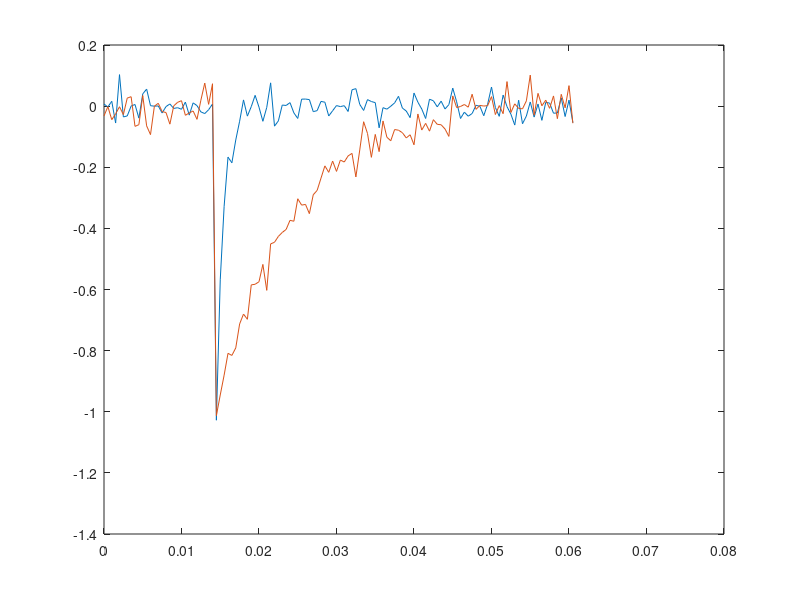
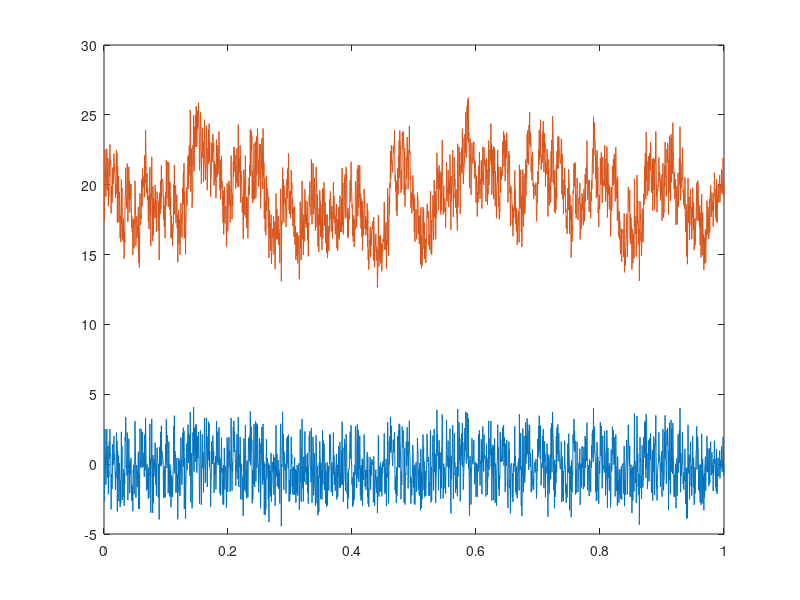

Source code (MATLAB) for these figures, in order: (Note: this script raises an error after producing the figures.)
%% Critical slowing example
%create noisy signal
dt = 0.0005;
Tsamp = 1/dt; 
rng(1); %repeatable
y = randn(1,Tsamp);
Y1 = y; Y2 = y;
x = dt:dt:dt*Tsamp;

[pks, a] = findpeaks(abs(y), 'MinPeakHeight', 0.5);
tau1 = 1e-3; %system time constant when close to K1
tau2 = 10e-3; %system time constant when close to K2
xx = 0:dt:0.03; %signal lasting 10 ms
sig1 = exp(-xx./tau1);
sig2 = exp(-xx./tau2);
figure(1);clf; 
xx2 = 0:dt:dt*(-1+length(sig1)*2);
noise_std = 0.03;
noisysig1 = noise_std*randn(1,length(sig1)*2);
id1 = floor(length(sig1)/2); id2 = id1 + length(sig1)-1;
noisysig1(id1:id2) = noisysig1(id1:id2) - sig1; 
noisysig2 = noise_std*randn(1,length(sig2)*2);
id1 = floor(length(sig2)/2); id2 = id1 + length(sig2)-1;
noisysig2(id1:id2) = noisysig2(id1:id2) - sig2; 
plot(xx2,noisysig1);hold on;
plot(xx2, noisysig2);
for ii=1:length(a)
    id1 = a(ii);
    id2 = a(ii) + length(sig1) - 1;
    if(id2 > length(y)), continue; end
    if(y(a(ii))<0)
        Y1(id1:id2) = Y1(id1:id2) - sig1;
        Y2(id1:id2) = Y2(id1:id2) - sig2;
    else
        Y1(id1:id2) = Y1(id1:id2) + sig1;
        Y2(id1:id2) = Y2(id1:id2) + sig2;
    end
end

figure(2); clf
plot(x, Y1); hold on; plot(x, Y2+20)
var(Y1)
var(Y2)

[r1, lag1] = autocorr(Y1, length(Y1)-10);r1 = r1(:);
[width1, height1] = fwhm(lag1,r1,1);
[r2, lag2] = autocorr(Y2, length(Y2)-10);r2 = r2(:);
[width2, height2] = fwhm(lag2,r2,1);
LAG1 = [-lag1(:); lag1(:)];LAG1 = unique(sort(LAG1));
R1 = [flipud(r1(:)); r1(2:end)];
LAG2 = [-lag2(:); lag2(:)];LAG2 = unique(sort(LAG2));
R2 = [flipud(r2(:)); r2(2:end)];

figure(3); clf;
plot(LAG1, R1); hold on;
plot(LAG2, R2)
xlim([-200 200])



%%  bifrucation diagram Figure 6D

k = linspace(-1000, 1000, 300); %sort(unique(dataSig)); %autocorr
r = linspace(-1000, 1000, 300);%sort(unique(sigSpikes)); %spikerate


figure(4);clf
c3 = -1;
c2 = 1;
c1 = 0.1;
c0 = 1;
for kk=1:length(k)
    XS = [];
    XU = [];
    X =[];
    
    for rr=1:length(r)
        % dv/dt = k+rx-x^3
        x = roots([c3, c2, c1*(r(rr)-0), c0*(k(kk)-0)]);
        for jj=1:3
            if(isreal(x(jj)))
                X(end+1,:) = [r(rr) x(jj)];
            end
            if(isreal(x(jj)))
               a = x(jj);
               XS(end+1,:) = [r(rr) x(jj)];
               
            end
        end
        
    end
    
    if(~isempty(XS))
    	scatter3((k(kk))*ones(1,length(XS(:,1))),XS(:,1), XS(:,2),1,...
            'MarkerFaceColor',.7*[1 1 1],'MarkerEdgeColor','none');hold on;
    end
    if(kk == 149)
        
        plot3((k(kk))*ones(1,length(XS(:,1))),XS(:,1), XS(:,2), 'r.');hold on;
    end
    ax = gca;
    ax.YDir = 'reverse';
    %scatter(XS(:,1), XS(:,2), 'k')
    drawnow
end

XU= []; XS = [];
rr=244;
for kk=1:length(k)  
    x = roots([c3, c2, c1*(r(rr)-0), c0*(k(kk)-0)]);
    for jj=1:3
        if(isreal(x(jj)))
            X(end+1,:) = [k(kk) x(jj)];
        end
        if(isreal(x(jj)))
           a = x(jj);
           if( -3*a^2 + 0.1 > 1)  
               XU(end+1,:) = [k(kk) x(jj)];
           else
               XS(end+1,:) = [k(kk) x(jj)];
           end
        end
    end

end
scatter3(XS(:,1),(r(rr))*ones(1,length(XS(:,1))), XS(:,2), 'k.');hold on;  

xlabel('slow parameter (k)');
ylabel('fast parameter (r)')